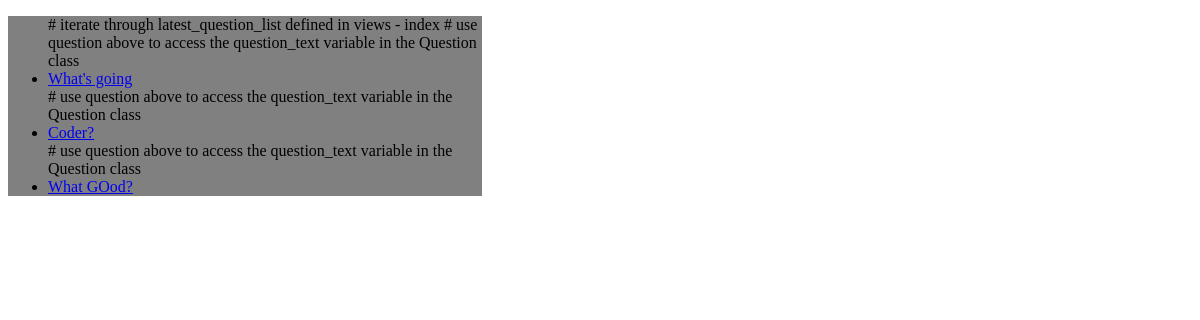
/polls/, run on an earlier commit of the app's database.
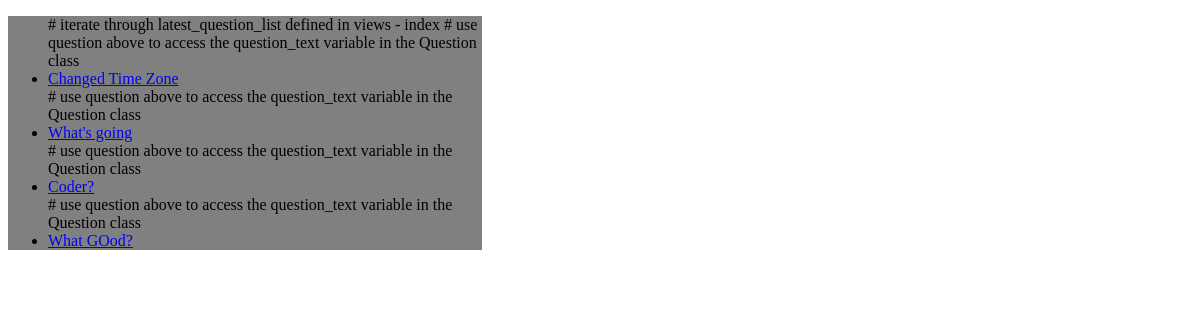
And on a later commit of the database.
### polls/models.py (models this page shows, shortened)
class Question(models.Model):
    question_text = models.CharField(max_length=200)
    pub_date = models.DateField('Date Published')

### polls/views.py (the view)
# urls.py: path('', views.index, name='index'),
def index(request):
    latest_question_list = Question.objects.order_by('-pub_date')[:5]
    context = {'latest_question_list': latest_question_list}
    return render(request, 'polls/index.html', context)

### polls/templates/polls/index.html (shortened to what this page needs)
<!DOCTYPE html>
<html lang="en">
<head>
</head>
<body>
    <div style = "background-color: grey; width:40%; padding: auto; text-decoration: none;">
    {% if latest_question_list %}
        <ul>
            # iterate through latest_question_list defined in views - index
        {% for question in latest_question_list %}
            # use question above to access the question_text variable in the Question class
            <li><a href = "{% url 'polls:details' question.id %}">{{ question.question_text }}
            </a>
            </li>
        {% endfor %}
    {% else %}
        <p> No polls found </p>
    {% endif %}
    </div>
</body>
</html>

What changed in the data, as far as the page shows it:
added Question: question_text "Changed Time Zone"
